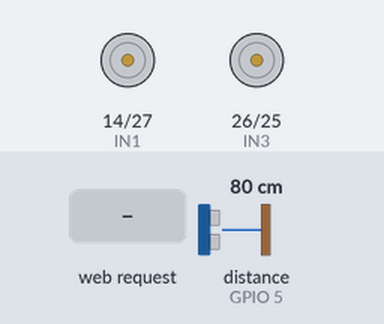
Simulated run of this sketch. Board: ESP32. On the bench: motor-driver pin pairs drawn as motors (green arrow = first pin HIGH = forward, orange = second pin HIGH = backward, longer = more drive, scaled by the enable pin). Inputs (shaded band) come from the test bench; at power-on: distance to the obstacle (sensor on GPIO 5) 80 cm. The echo pulse lasts 58.3 µs per cm.

Above: at 1.2 s.
1.3 s: HTTP request GET /mode?dir=1&state=1&auto=1 received
At 1.9 s:
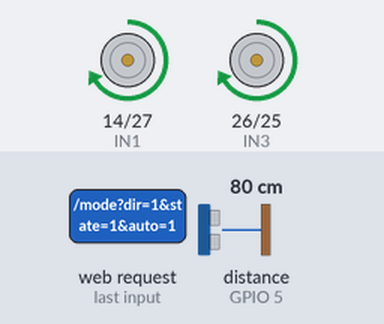
2.8 s: distance to the obstacle (sensor on GPIO 5) set to 23 cm
4.3 s: distance to the obstacle (sensor on GPIO 5) set to 18 cm
At 5.4 s:
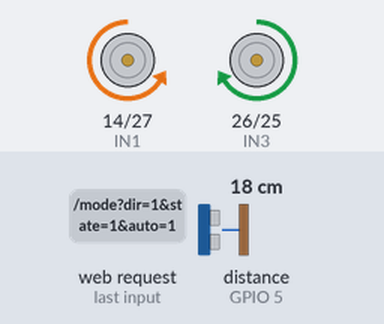
7.3 s: HTTP request GET /mode received
8.8 s: HTTP request GET /mode?dir=120&state=120&auto=120 received
At 11.2 s:
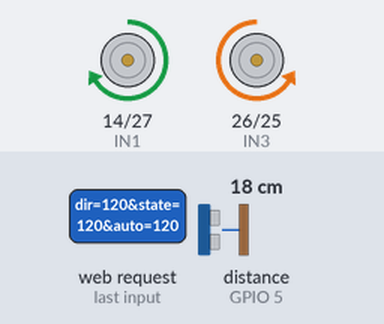
Timing chart, 0 to 12.8 s (numbered marks = the images above; inputs shaded):
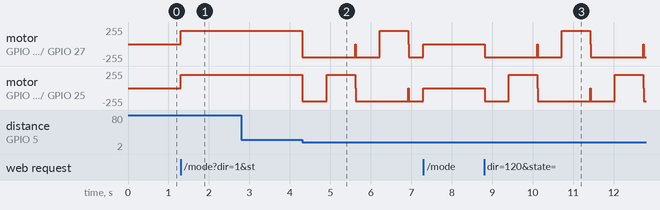

The sketch:

Web_controlles_obs_follow.ino
```cpp
#include <WiFi.h>
#include <WebServer.h>

// ================= WiFi =================
const char* apSsid = "ESP32_Car";
const char* apPassword = "12345678";
WebServer server(80);

// ================= L298N =================
#define IN1 14
#define IN2 27
#define IN3 26
#define IN4 25
#define ENA_PIN 33
#define ENB_PIN 32

// ================= PWM =================
const int PWM_FREQ = 20000;
const int PWM_RES  = 8;
const int CH_A = 0;
const int CH_B = 1;

// ================= Speed =================
uint8_t manualSpeed = 230;
uint8_t autoSpeed   = 200;

// ================= Ultrasonic =================
#define TRIG_PIN 4
#define ECHO_PIN 5

// ================= Flags =================
bool forwardCmd = false;
bool backCmd    = false;
bool leftCmd    = false;
bool rightCmd   = false;

bool obstacleMode = false;
bool followMode   = false;

// ================= Auto Obstacle =================
enum AutoState { AUTO_IDLE, AUTO_FORWARD, AUTO_BACKWARD, AUTO_TURN };
AutoState autoState = AUTO_IDLE;

unsigned long autoStateStart = 0;
bool turnLeftNext = true;

const unsigned long BACK_TIME = 600;
const unsigned long TURN_TIME = 700;
const float OBSTACLE_DIST_CM = 20.0;

// ================= HTML =================
const char index_html[] PROGMEM = R"=====(<!DOCTYPE html>
<html>
<head>
<meta name="viewport" content="width=device-width, initial-scale=1">
<style>
body{background:#111;color:#fff;font-family:Arial;text-align:center}
.btn{padding:16px 26px;margin:6px;border:none;border-radius:10px;background:#333;color:#fff;font-size:16px}
.btn:active{background:#555}
</style>
</head>
<body>

<h2>ESP32 Web Robot Car</h2>

<button class="btn" onmousedown="cmd('f',1)" onmouseup="cmd('f',0)" ontouchstart="cmd('f',1)" ontouchend="cmd('f',0)">Forward</button><br>

<button class="btn" onmousedown="cmd('l',1)" onmouseup="cmd('l',0)" ontouchstart="cmd('l',1)" ontouchend="cmd('l',0)">Left</button>
<button class="btn" onclick="cmd('s',1)">Stop</button>
<button class="btn" onmousedown="cmd('r',1)" onmouseup="cmd('r',0)" ontouchstart="cmd('r',1)" ontouchend="cmd('r',0)">Right</button><br>

<button class="btn" onmousedown="cmd('b',1)" onmouseup="cmd('b',0)" ontouchstart="cmd('b',1)" ontouchend="cmd('b',0)">Backward</button>

<h3>Obstacle Avoid Mode</h3>
<button class="btn" onclick="mode(1)">ON</button>
<button class="btn" onclick="mode(0)">OFF</button>

<h3>Follow Mode</h3>
<button class="btn" onclick="follow(1)">FOLLOW ON</button>
<button class="btn" onclick="follow(0)">FOLLOW OFF</button>

<script>
function cmd(d,s){ fetch(`/cmd?dir=${d}&state=${s}`); }
function mode(v){ fetch(`/mode?auto=${v}`); }
function follow(v){ fetch(`/follow?f=${v}`); }
</script>

</body>
</html>)=====";

// ================= Motor =================
void setMotorSpeed(uint8_t l, uint8_t r){
  ledcWrite(CH_A, l);
  ledcWrite(CH_B, r);
}

void driveStop(){
  digitalWrite(IN1,LOW); digitalWrite(IN2,LOW);
  digitalWrite(IN3,LOW); digitalWrite(IN4,LOW);
  setMotorSpeed(0,0);
}

void driveForward(uint8_t s){
  digitalWrite(IN1,HIGH); digitalWrite(IN2,LOW);
  digitalWrite(IN3,HIGH); digitalWrite(IN4,LOW);
  setMotorSpeed(s,s);
}

void driveBackward(uint8_t s){
  digitalWrite(IN1,LOW); digitalWrite(IN2,HIGH);
  digitalWrite(IN3,LOW); digitalWrite(IN4,HIGH);
  setMotorSpeed(s,s);
}

void driveLeft(uint8_t s){
  digitalWrite(IN1,LOW); digitalWrite(IN2,HIGH);
  digitalWrite(IN3,HIGH); digitalWrite(IN4,LOW);
  setMotorSpeed(s,s);
}

void driveRight(uint8_t s){
  digitalWrite(IN1,HIGH); digitalWrite(IN2,LOW);
  digitalWrite(IN3,LOW); digitalWrite(IN4,HIGH);
  setMotorSpeed(s,s);
}

// ================= Ultrasonic =================
float getDistanceCm(){
  digitalWrite(TRIG_PIN,LOW); delayMicroseconds(2);
  digitalWrite(TRIG_PIN,HIGH); delayMicroseconds(10);
  digitalWrite(TRIG_PIN,LOW);
  unsigned long d=pulseIn(ECHO_PIN,HIGH,30000);
  if(d==0) return -1;
  return d*0.0343/2;
}

// ================= Manual =================
void handleManual(){
  if(forwardCmd) driveForward(manualSpeed);
  else if(backCmd) driveBackward(manualSpeed);
  else if(leftCmd) driveLeft(manualSpeed);
  else if(rightCmd) driveRight(manualSpeed);
  else driveStop();
}

// ================= Obstacle =================
void handleObstacle(){
  unsigned long now=millis();
  switch(autoState){
    case AUTO_IDLE: autoState=AUTO_FORWARD; break;
    case AUTO_FORWARD:{
      float d=getDistanceCm();
      if(d>0 && d<OBSTACLE_DIST_CM){
        driveStop();
        autoState=AUTO_BACKWARD;
        autoStateStart=now;
      } else driveForward(autoSpeed);
    }break;
    case AUTO_BACKWARD:
      if(now-autoStateStart>=BACK_TIME){
        autoState=AUTO_TURN;
        autoStateStart=now;
      } else driveBackward(autoSpeed);
      break;
    case AUTO_TURN:
      turnLeftNext?driveLeft(autoSpeed):driveRight(autoSpeed);
      if(now-autoStateStart>=TURN_TIME){
        driveStop();
        turnLeftNext=!turnLeftNext;
        autoState=AUTO_FORWARD;
      }
      break;
  }
}

// ================= Follow =================
void handleFollow(){
  float d=getDistanceCm();
  if(d<0){ driveStop(); return; }
  if(d<12) driveBackward(autoSpeed);
  else if(d<=20) driveStop();
  else if(d<=45) driveForward(autoSpeed);
  else driveStop();
}

// ================= HTTP =================
void handleRoot(){ server.send_P(200,"text/html",index_html); }

void handleCmd(){
  if(obstacleMode||followMode){
    server.send(200,"text/plain","IGNORED");
    return;
  }
  String d=server.arg("dir");
  bool p=server.arg("state").toInt();

  if(d=="f") forwardCmd=p;
  else if(d=="b") backCmd=p;
  else if(d=="l") leftCmd=p;
  else if(d=="r") rightCmd=p;
  else if(d=="s"){
    forwardCmd=backCmd=leftCmd=rightCmd=false;
    driveStop();
  }
  server.send(200,"text/plain","OK");
}

void handleMode(){
  obstacleMode=server.arg("auto").toInt();
  followMode=false;
  autoState=AUTO_FORWARD;
  forwardCmd=backCmd=leftCmd=rightCmd=false;
  driveStop();
  server.send(200,"text/plain","OK");
}

void handleFollowHttp(){
  followMode=server.arg("f").toInt();
  obstacleMode=false;
  forwardCmd=backCmd=leftCmd=rightCmd=false;
  driveStop();
  server.send(200,"text/plain","OK");
}

// ================= SETUP =================
void setup(){
  Serial.begin(115200);

  pinMode(IN1,OUTPUT); pinMode(IN2,OUTPUT);
  pinMode(IN3,OUTPUT); pinMode(IN4,OUTPUT);

  ledcSetup(CH_A,PWM_FREQ,PWM_RES);
  ledcAttachPin(ENA_PIN,CH_A);
  ledcSetup(CH_B,PWM_FREQ,PWM_RES);
  ledcAttachPin(ENB_PIN,CH_B);

  pinMode(TRIG_PIN,OUTPUT);
  pinMode(ECHO_PIN,INPUT);

  WiFi.mode(WIFI_AP);
  WiFi.softAP(apSsid,apPassword);

  server.on("/",handleRoot);
  server.on("/cmd",handleCmd);
  server.on("/mode",handleMode);
  server.on("/follow",handleFollowHttp);
  server.begin();
}

// ================= LOOP =================
void loop(){
  server.handleClient();
  if(followMode) handleFollow();
  else if(obstacleMode) handleObstacle();
  else handleManual();
  delay(5);
}
```

Measured:
- the behaviour switches between 21 and 20 cm on distance to the obstacle (sensor on GPIO 5) (found by bisection; images 1 and 2)
- after the input at 1.3 s, motor on GPIO 14 (IN1) / GPIO 27 (IN2), motor on GPIO 26 (IN3) / GPIO 25 (IN4): stopped → forward 199/255 at once
- after the input at 2.8 s, every drawn part: stays the same
- after the input at 4.3 s, motor on GPIO 14 (IN1) / GPIO 27 (IN2): forward 199/255 → backward 199/255 at once, → forward 199/255 1.9 s later, → backward 199/255 0.70 s later; motor on GPIO 26 (IN3) / GPIO 25 (IN4): forward 199/255 → backward 199/255 at once, → forward 199/255 0.60 s later, → backward 199/255 0.70 s later
- after the input at 8.8 s, motor on GPIO 14 (IN1) / GPIO 27 (IN2): stopped → backward 199/255 at once, → forward 199/255 1.9 s later, → backward 199/255 0.70 s later
